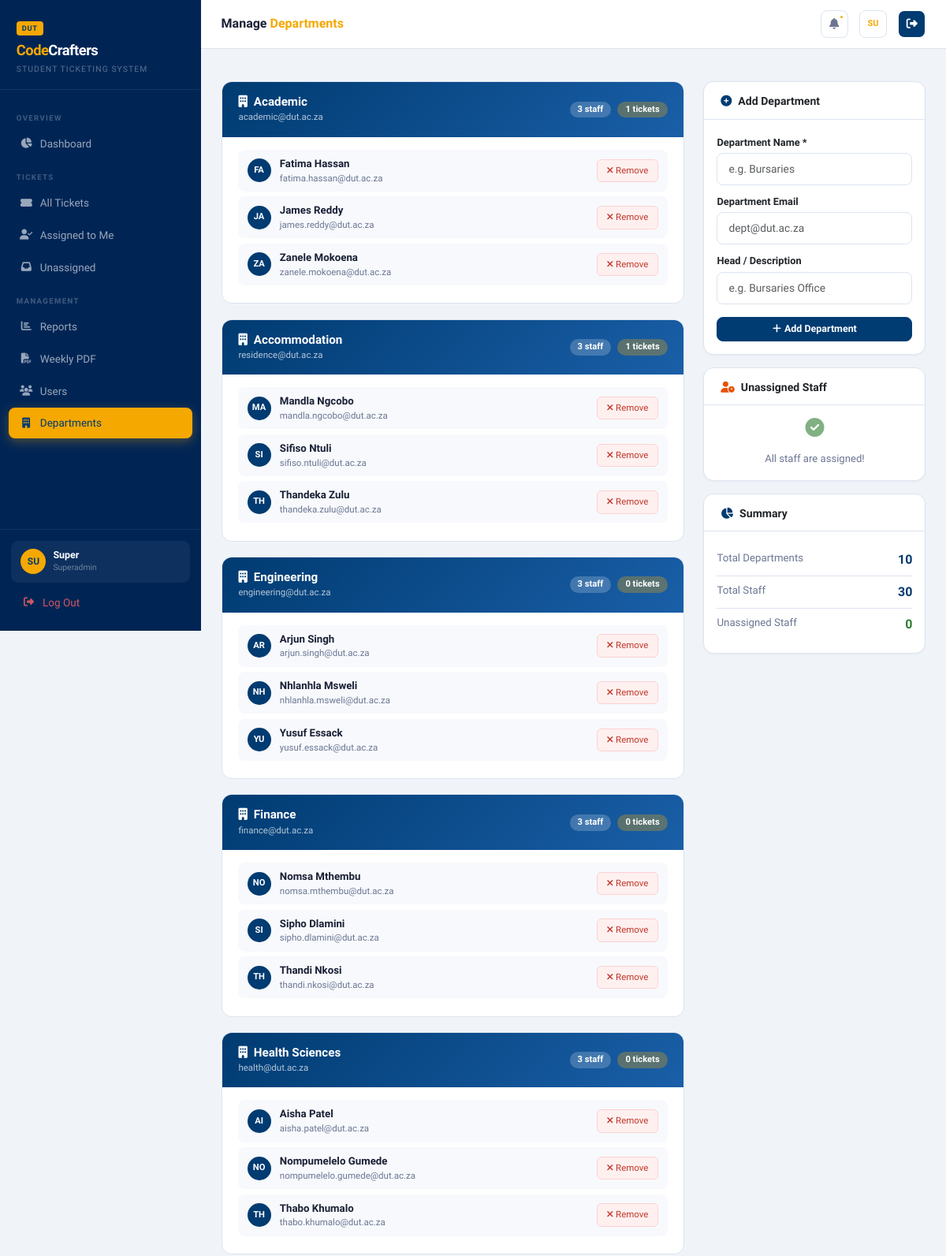
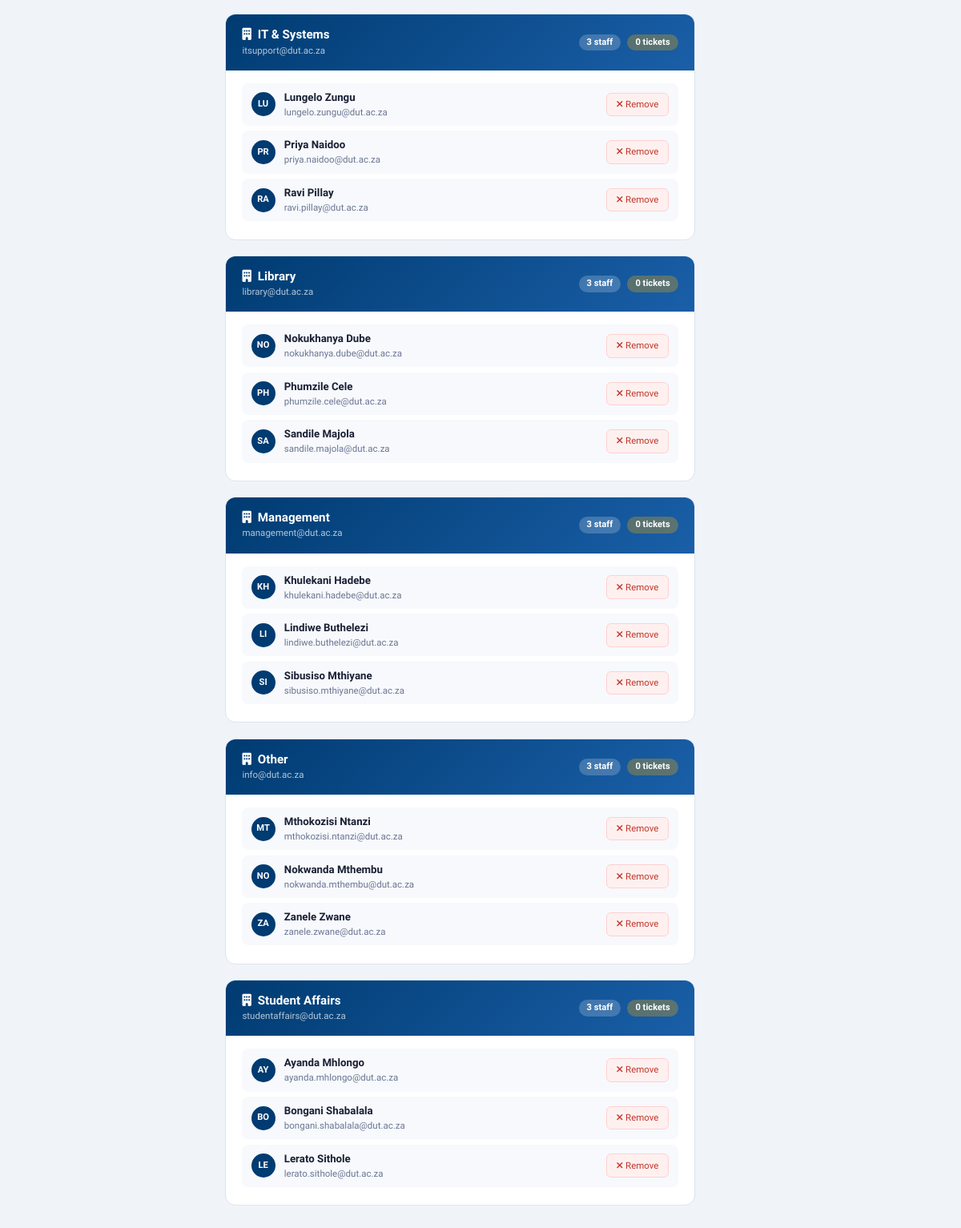
/admin/departments (signed in), run on the app's committed database (2 pictures, top to bottom).
### tables this page shows
CREATE TABLE users (
        id            INTEGER PRIMARY KEY AUTOINCREMENT,
        student_no    TEXT UNIQUE,
        full_name     TEXT NOT NULL,
        email         TEXT UNIQUE NOT NULL,
        phone         TEXT,
        password_hash TEXT NOT NULL,
        role          TEXT NOT NULL DEFAULT 'student',
        department_id INTEGER,
        is_active     INTEGER NOT NULL DEFAULT 1,
        created_at    TEXT NOT NULL,
        FOREIGN KEY(department_id) REFERENCES departments(id)
    );

CREATE TABLE departments (
        id    INTEGER PRIMARY KEY AUTOINCREMENT,
        name  TEXT UNIQUE NOT NULL,
        email TEXT,
        head  TEXT
    );

### app.py (the view, shortened to what this page needs)
@app.route('/admin/departments', methods=['GET','POST'])
@login_required
@superadmin_required
def admin_departments():
    db = get_db()
    depts = db.execute("SELECT d.*,(SELECT COUNT(*) FROM tickets WHERE department_id=d.id) as cnt FROM departments d ORDER BY d.name").fetchall()
    dept_staff = {}
    for d in depts:
        staff = db.execute("SELECT id,full_name,email FROM users WHERE department_id=? AND role='staff' AND is_active=1 ORDER BY full_name",(d['id'],)).fetchall()
        dept_staff[d['id']] = staff
    unassigned_staff = db.execute("SELECT id,full_name,email FROM users WHERE role='staff' AND (department_id IS NULL) AND is_active=1 ORDER BY full_name").fetchall()
    db.close()
    return render_template('admin/departments.html', departments=depts, dept_staff=dept_staff, unassigned_staff=unassigned_staff)

### templates/admin/departments.html (shortened to what this page needs)
{% extends 'base.html' %}
{% block page_title %}Manage <span>Departments</span>{% endblock %}
{% block content %}
<div class="row g-4">
  <div class="col-lg-8">
    {% for d in departments %}
    <div class="dept-card">
      <div class="dept-header">
        <div>
          <h6><i class="fas fa-building me-2"></i>{{ d['name'] }}</h6>
          <div style="font-size:.72rem;opacity:.7;margin-top:2px">{{ d['email'] or '—' }}</div>
        </div>
        <div class="d-flex align-items-center gap-2">
          <span class="dept-badge">{{ (dept_staff[d['id']]|length) }} staff</span>
          <span class="dept-badge" style="background:rgba(245,168,0,.3)">{{ d['cnt'] }} tickets</span>
        </div>
      </div>
      <div class="dept-body">
        {% if dept_staff[d['id']] %}
          {% for s in dept_staff[d['id']] %}
          <div class="staff-row">
            <div class="staff-av">{{ s['full_name'][:2].upper() }}</div>
            <div style="flex:1">
              <div class="staff-name">{{ s['full_name'] }}</div>
              <div class="staff-email">{{ s['email'] }}</div>
            </div>
            {% if cu['role'] == 'superadmin' %}
            <form method="POST" style="margin:0" onsubmit="return confirm('Remove {{ s['full_name'] }} from this department?')">
              <button type="submit" class="btn btn-sm" style="background:#fff0f0;color:#c0392b;border:1px solid #ffd0d0;border-radius:6px;font-size:.72rem;">
                <i class="fas fa-times"></i> Remove
              </button>
            </form>
            {% endif %}
          </div>
          {% endfor %}
        {% else %}
          <div class="empty-dept">
            <i class="fas fa-user-slash"></i>No staff assigned to this department
          </div>
        {% endif %}
      </div>
    </div>
    {% endfor %}
  </div>
  <div class="col-lg-4">
    {% if cu['role'] == 'superadmin' %}
    <div class="card mb-3">
      <div class="card-head"><h6><i class="fas fa-plus-circle me-2" style="color:#003B71"></i>Add Department</h6></div>
      <div class="card-body">
        <form method="POST">
          <div class="mb-2">
            <label class="form-label">Department Name *</label>
            <input type="text" name="name" class="form-control form-control-sm" placeholder="e.g. Bursaries" required>
          </div>
          <div class="mb-2">
            <label class="form-label">Department Email</label>
            <input type="email" name="email" class="form-control form-control-sm" placeholder="dept@dut.ac.za">
          </div>
          <div class="mb-3">
            <label class="form-label">Head / Description</label>
            <input type="text" name="head" class="form-control form-control-sm" placeholder="e.g. Bursaries Office">
          </div>
          <button type="submit" class="btn btn-primary btn-sm w-100"><i class="fas fa-plus me-1"></i>Add Department</button>
        </form>
      </div>
    </div>
    {% endif %}
    <div class="card" id="assignPanel">
      <div class="card-head"><h6><i class="fas fa-user-clock me-2" style="color:#e65100"></i>Unassigned Staff</h6></div>
      <div class="card-body p-0">
        {% if unassigned_staff %}
          {% for s in unassigned_staff %}
          <div class="d-flex align-items-center gap-2 p-3" style="border-bottom:1px solid var(--border)">
            <div style="width:30px;height:30px;border-radius:50%;background:#e65100;color:#fff;display:flex;align-items:center;justify-content:center;font-size:.7rem;font-weight:700;flex-shrink:0">{{ s['full_name'][:2].upper() }}</div>
            <div style="flex:1;min-width:0">
              <div style="font-size:.82rem;font-weight:600">{{ s['full_name'] }}</div>
              <div style="font-size:.71rem;color:var(--muted)">{{ s['email'] }}</div>
            </div>
          </div>
          {% endfor %}
        {% else %}
          <div class="empty-st py-3">
            <i class="fas fa-check-circle d-block" style="font-size:1.5rem;color:#2e7d32;opacity:.6"></i>
            <span style="font-size:.82rem">All staff are assigned!</span>
          </div>
        {% endif %}
      </div>
    </div>
    <div class="card mt-3">
      <div class="card-head"><h6><i class="fas fa-chart-pie me-2" style="color:#003B71"></i>Summary</h6></div>
      <div class="card-body">
        <div class="d-flex justify-content-between py-2" style="border-bottom:1px solid var(--border)">
          <span style="font-size:.83rem;color:var(--muted)">Total Departments</span>
          <strong style="color:#003B71">{{ departments|length }}</strong>
        </div>
        <div class="d-flex justify-content-between py-2" style="border-bottom:1px solid var(--border)">
          <span style="font-size:.83rem;color:var(--muted)">Total Staff</span>
          <strong style="color:#003B71">{% set total_staff = namespace(count=0) %}{% for staff_list in dept_staff.values() %}{% set total_staff.count = total_staff.count + staff_list|length %}{% endfor %}{{ total_staff.count }}</strong>
        </div>
        <div class="d-flex justify-content-between py-2">
          <span style="font-size:.83rem;color:var(--muted)">Unassigned Staff</span>
          <strong style="color:{% if unassigned_staff %}#e65100{% else %}#2e7d32{% endif %}">{{ unassigned_staff|length }}</strong>
        </div>
      </div>
    </div>
  </div>
</div>
{% endblock %}

### templates/base.html (shortened to what this page needs)
<!DOCTYPE html>
<html lang="en">
<head>
<link href="https://cdn.jsdelivr.net/npm/bootstrap@5.3.2/dist/css/bootstrap.min.css" rel="stylesheet">
<link href="https://cdnjs.cloudflare.com/ajax/libs/font-awesome/6.5.0/css/all.min.css" rel="stylesheet">
</head>
<body>
{% if cu %}
<aside class="sidebar" id="sidebar">
  <div class="sb-brand">
    <div class="sb-dut-badge">DUT</div>
    <div class="sb-logo"><span>Code</span>Crafters</div>
    <div class="sb-tagline">Student Ticketing System</div>
  </div>
  <nav class="sb-nav">
    {% if cu['role'] in ('staff','superadmin') %}
    {% if cu['role'] == 'staff' %}
    <div class="sb-section">My Work</div>
    <a href="{{ url_for('staff_dashboard') }}" class="sb-link {% if request.endpoint=='staff_dashboard' %}active{% endif %}">
      <span class="sb-icon"><i class="fas fa-tachometer-alt"></i></span>My Dashboard
    </a>
    <div class="sb-section">Tasks</div>
    <a href="{{ url_for('staff_dashboard') }}#my-tasks" class="sb-link {% if request.endpoint in ('staff_ticket',) %}active{% endif %}">
      <span class="sb-icon"><i class="fas fa-tasks"></i></span>My Tasks
    </a>
    <a href="{{ url_for('staff_dashboard') }}#dept-queue" class="sb-link">
      <span class="sb-icon"><i class="fas fa-inbox"></i></span>Dept Queue
    </a>
    <div class="sb-section">Account</div>
    <a href="{{ url_for('profile') }}" class="sb-link {% if request.endpoint=='profile' %}active{% endif %}">
      <span class="sb-icon"><i class="fas fa-user-circle"></i></span>Profile
    </a>
    {% else %}
    <div class="sb-section">Overview</div>
    <a href="{{ url_for('admin_dashboard') }}" class="sb-link {% if request.endpoint=='admin_dashboard' %}active{% endif %}">
      <span class="sb-icon"><i class="fas fa-chart-pie"></i></span>Dashboard
    </a>
    <div class="sb-section">Tickets</div>
    <a href="{{ url_for('admin_tickets') }}" class="sb-link {% if request.endpoint=='admin_tickets' %}active{% endif %}">
      <span class="sb-icon"><i class="fas fa-ticket-alt"></i></span>All Tickets
    </a>
    <a href="{{ url_for('admin_tickets') }}?assigned=me" class="sb-link {% if request.args.get('assigned')=='me' %}active{% endif %}">
      <span class="sb-icon"><i class="fas fa-user-check"></i></span>Assigned to Me
    </a>
    <a href="{{ url_for('admin_tickets') }}?assigned=unassigned" class="sb-link {% if request.args.get('assigned')=='unassigned' %}active{% endif %}">
      <span class="sb-icon"><i class="fas fa-inbox"></i></span>Unassigned
    </a>
    <div class="sb-section">Management</div>
    <a href="{{ url_for('admin_reports') }}" class="sb-link {% if request.endpoint=='admin_reports' %}active{% endif %}">
      <span class="sb-icon"><i class="fas fa-chart-bar"></i></span>Reports
    </a>
    <a href="{{ url_for('weekly_report_page') }}" class="sb-link {% if request.endpoint in ('weekly_report_page','download_weekly_report') %}active{% endif %}">
      <span class="sb-icon"><i class="fas fa-file-pdf"></i></span>Weekly PDF
    </a>
    <a href="{{ url_for('admin_users') }}" class="sb-link {% if request.endpoint in ('admin_users','add_user') %}active{% endif %}">
      <span class="sb-icon"><i class="fas fa-users"></i></span>Users
    </a>
    <a href="{{ url_for('admin_departments') }}" class="sb-link {% if request.endpoint=='admin_departments' %}active{% endif %}">
      <span class="sb-icon"><i class="fas fa-building"></i></span>Departments
    </a>
    {% endif %}
    {% endif %}
  </nav>
  <div class="sb-footer">
    <div class="uc">
      <div class="uc-av">{{ cu['full_name'][:2].upper() }}</div>
      <div><div class="uc-name">{{ cu['full_name'].split()[0] }}</div><div class="uc-role">{{ cu['role'] }}</div></div>
    </div>
    <a href="{{ url_for('logout') }}" class="sb-link" style="color:rgba(255,100,100,.8)">
      <span class="sb-icon"><i class="fas fa-sign-out-alt"></i></span>Log Out
    </a>
  </div>
</aside>
<div class="main">
  <div class="topbar">
    <div class="topbar-title">{% block page_title %}Dashboard{% endblock %}</div>
    <a href="#notifPanel" class="tb-btn" data-bs-toggle="offcanvas">
      <i class="fas fa-bell" style="font-size:.88rem"></i>
      {% if unread>0 %}<span class="ndot"></span>{% endif %}
    </a>
    <a href="{{ url_for('profile') if cu['role']=='student' else url_for('admin_dashboard') }}" class="tb-btn">
      <span style="font-size:.68rem;font-weight:800;color:#F5A800">{{ cu['full_name'][:2].upper() }}</span>
    </a>
    <a href="{{ url_for('logout') }}" class="tb-btn" title="Logout" style="border-color:#fff;background:#003B71;color:#fff;">
      <i class="fas fa-sign-out-alt" style="font-size:.88rem"></i>
    </a>
  </div>
  <div class="px-4 pt-3">
  </div>
  <div class="page-body">{% block content %}{% endblock %}</div>
</div>
{% endif %}
</body>
</html>

### data on the page
users: full_name "SU", full_name "Super", role "Superadmin"
departments: name "Academic", email "academic@dut.ac.za", id "3", cnt "1"
users: full_name "FA", full_name "Fatima Hassan", email "fatima.hassan@dut.ac.za"
users: full_name "JA", full_name "James Reddy", email "james.reddy@dut.ac.za"
users: full_name "ZA", full_name "Zanele Mokoena", email "zanele.mokoena@dut.ac.za"
departments: name "Accommodation", email "residence@dut.ac.za", id "3", cnt "1"
users: full_name "MA", full_name "Mandla Ngcobo", email "mandla.ngcobo@dut.ac.za"
users: full_name "SI", full_name "Sifiso Ntuli", email "sifiso.ntuli@dut.ac.za"
users: full_name "TH", full_name "Thandeka Zulu", email "thandeka.zulu@dut.ac.za"
departments: name "Engineering", email "engineering@dut.ac.za", id "3", cnt "0"
users: full_name "AR", full_name "Arjun Singh", email "arjun.singh@dut.ac.za"
users: full_name "NH", full_name "Nhlanhla Msweli", email "nhlanhla.msweli@dut.ac.za"
users: full_name "YU", full_name "Yusuf Essack", email "yusuf.essack@dut.ac.za"
departments: name "Finance", email "finance@dut.ac.za", id "3", cnt "0"
users: full_name "NO", full_name "Nomsa Mthembu", email "nomsa.mthembu@dut.ac.za"
users: full_name "SI", full_name "Sipho Dlamini", email "sipho.dlamini@dut.ac.za"
users: full_name "TH", full_name "Thandi Nkosi", email "thandi.nkosi@dut.ac.za"
departments: name "Health Sciences", email "health@dut.ac.za", id "3", cnt "0"
users: full_name "AI", full_name "Aisha Patel", email "aisha.patel@dut.ac.za"
users: full_name "NO", full_name "Nompumelelo Gumede", email "nompumelelo.gumede@dut.ac.za"
users: full_name "TH", full_name "Thabo Khumalo", email "thabo.khumalo@dut.ac.za"
departments: name "IT & Systems", email "itsupport@dut.ac.za", id "3", cnt "0"
users: full_name "LU", full_name "Lungelo Zungu", email "lungelo.zungu@dut.ac.za"
users: full_name "PR", full_name "Priya Naidoo", email "priya.naidoo@dut.ac.za"
users: full_name "RA", full_name "Ravi Pillay", email "ravi.pillay@dut.ac.za"
departments: name "Library", email "library@dut.ac.za", id "3", cnt "0"
users: full_name "NO", full_name "Nokukhanya Dube", email "nokukhanya.dube@dut.ac.za"
users: full_name "PH", full_name "Phumzile Cele", email "phumzile.cele@dut.ac.za"
users: full_name "SA", full_name "Sandile Majola", email "sandile.majola@dut.ac.za"
departments: name "Management", email "management@dut.ac.za", id "3", cnt "0"
users: full_name "KH", full_name "Khulekani Hadebe", email "khulekani.hadebe@dut.ac.za"
users: full_name "LI", full_name "Lindiwe Buthelezi", email "lindiwe.buthelezi@dut.ac.za"
users: full_name "SI", full_name "Sibusiso Mthiyane", email "sibusiso.mthiyane@dut.ac.za"
departments: name "Other", email "info@dut.ac.za", id "3", cnt "0"
users: full_name "MT", full_name "Mthokozisi Ntanzi", email "mthokozisi.ntanzi@dut.ac.za"
users: full_name "NO", full_name "Nokwanda Mthembu", email "nokwanda.mthembu@dut.ac.za"
users: full_name "ZA", full_name "Zanele Zwane", email "zanele.zwane@dut.ac.za"
departments: name "Student Affairs", email "studentaffairs@dut.ac.za", id "3", cnt "0"
users: full_name "AY", full_name "Ayanda Mhlongo", email "ayanda.mhlongo@dut.ac.za"
users: full_name "BO", full_name "Bongani Shabalala", email "bongani.shabalala@dut.ac.za"
users: full_name "LE", full_name "Lerato Sithole", email "lerato.sithole@dut.ac.za"

### other printed values
{{ departments|length }} "10"
{{ total_staff.count }} "30"
{{ unassigned_staff|length }} "0"
